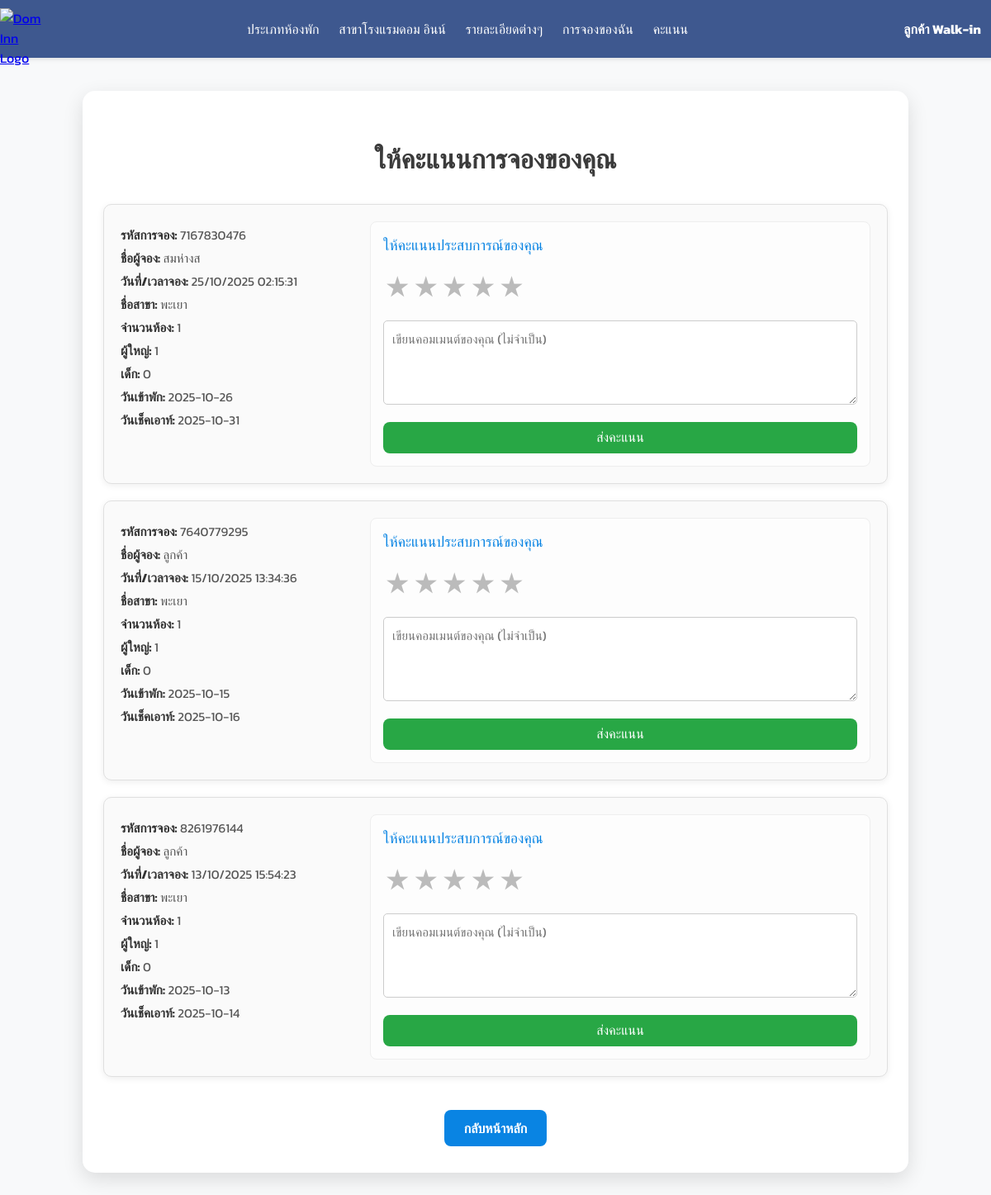
The page /PHP/score.php (signed in) on the database its author committed.
### tables this page shows
CREATE TABLE `reservation` (
  `Reservation_Id` varchar(10) NOT NULL,
  `Guest_name` varchar(100) DEFAULT NULL,
  `Number_of_rooms` int(2) DEFAULT NULL,
  `Booking_time` datetime DEFAULT NULL,
  `Number_of_adults` int(1) DEFAULT NULL,
  `Number_of_children` int(1) DEFAULT NULL,
  `Booking_date` date DEFAULT NULL,
  `Check_out_date` date DEFAULT NULL,
  `Email_Admin` varchar(30) DEFAULT NULL,
  `Province_Id` varchar(2) DEFAULT NULL,
  `Email_member` varchar(30) DEFAULT NULL,
  `Booking_status_Id` varchar(5) DEFAULT NULL,
  `stars` decimal(2,1) DEFAULT NULL,
  `comment` text DEFAULT NULL,
  `Receipt_Id` int(10) DEFAULT NULL,
  `Total_price` int(100) NOT NULL,
  `rating_timestamp` datetime DEFAULT NULL
);

CREATE TABLE `province` (
  `Province_Id` varchar(2) NOT NULL,
  `Province_name` varchar(50) DEFAULT NULL,
  `Region_Id` varchar(2) DEFAULT NULL,
  `Address` varchar(255) NOT NULL,
  `Phone` varchar(20) NOT NULL
);

### PHP/score.php (the view, shortened to what this page needs)
<?php
include 'db.php';
$email_member = $_SESSION['email'];
$sql = "SELECT r.Reservation_Id, r.Guest_name, r.Booking_time, r.Number_of_rooms,
               r.Number_of_adults, r.Number_of_children,
               r.Booking_date, r.Check_out_date, r.Booking_status_Id,
               b.Booking_status_name,
               p.Province_name,
               r.stars,
               r.comment,
               r.rating_timestamp    /* *** เพิ่ม: ดึงคอลัมน์ rating_timestamp *** */
        FROM reservation r
        LEFT JOIN booking_status b ON r.Booking_status_Id = b.Booking_status_Id
        LEFT JOIN province p ON r.Province_Id = p.Province_Id
        WHERE r.Email_member = ?
        ORDER BY r.Check_out_date DESC, r.Booking_date DESC";
$stmt = $conn->prepare($sql);
$stmt->bind_param('s', $email_member);
$stmt->execute();
$result = $stmt->get_result();
$bookings = [];
while ($row = $result->fetch_assoc()) {
  $bookings[] = $row;
}
$status_id_completed = 7;
$First_name = $_SESSION['First_name'] ?? '';
$Last_name = $_SESSION['Last_name'] ?? '';
$full_name = trim($First_name . ' ' . $Last_name);
?>
<!DOCTYPE html>
<html lang="th">
<head>
  <link rel="stylesheet" href="../CSS/css/ino.css" />
  <link rel="stylesheet" href="https://cdnjs.cloudflare.com/ajax/libs/font-awesome/6.0.0-beta3/css/all.min.css"
 />
</head>
<body>
    <header>
      <section class="logo">
        <a href="./home.php">
          <img src="../src/images/4.png" width="50" height="50" alt="Dom Inn Logo" />
        </a>
      </section>
      <nav>
        <a href="./type.php">ประเภทห้องพัก</a>
        <a href="./branch.php">สาขาโรงแรมดอม อินน์</a>
        <a href="./details.php">รายละเอียดต่างๆ</a>
        <a href="./booking_status_pending.php">การจองของฉัน</a>
        <a href="./score.php">คะแนน</a>
      </nav>
          <?php if ($full_name && $full_name !== ' '): ?>
      <div class="user-display">
        <a href="profile.php" class="profile-link"><?= htmlspecialchars($full_name) ?></a>
      </div>
    <?php endif; ?>
    </header>
  <div class="container">
    <h2>ให้คะแนนการจองของคุณ</h2>
    <?php if (count($bookings) === 0): ?>
      <div class="no-booking">ไม่มีรายการจองในขณะนี้</div>
    <?php else: ?>
      <?php foreach ($bookings as $b): ?>
        <div class="booking-card">
          <div class="booking-info">
            <p><strong>รหัสการจอง:</strong> <?= htmlspecialchars($b['Reservation_Id']) ?></p>
            <p><strong>ชื่อผู้จอง:</strong> <?= htmlspecialchars($b['Guest_name']) ?></p>
            <p><strong>วันที่/เวลาจอง:</strong> <?= htmlspecialchars(date('d/m/Y H:i:s', strtotime($b['Booking_time']))) ?></p>
            <p><strong>ชื่อสาขา:</strong> <?= htmlspecialchars($b['Province_name'] ?? 'ไม่ระบุ') ?></p>
            <p><strong>จำนวนห้อง:</strong> <?= htmlspecialchars($b['Number_of_rooms']) ?></p>
            <p><strong>ผู้ใหญ่:</strong> <?= htmlspecialchars($b['Number_of_adults']) ?></p>
            <p><strong>เด็ก:</strong> <?= htmlspecialchars($b['Number_of_children']) ?></p>
            <p><strong>วันเข้าพัก:</strong> <?= htmlspecialchars($b['Booking_date']) ?></p>
            <p><strong>วันเช็คเอาท์:</strong> <?= htmlspecialchars($b['Check_out_date']) ?></p>
          </div>
          <div class="rating-section">
            <?php
            if ($b['Booking_status_Id'] == $status_id_completed && $b['stars'] === NULL):
            ?>
              <h4>ให้คะแนนประสบการณ์ของคุณ</h4>
              <form action="process_rating.php" method="POST">
                <div class="star-rating">
                  <input type="radio" id="star5-<?= $b['Reservation_Id'] ?>" name="stars" value="5" required /><label for="star5-<?= $b['Reservation_Id'] ?>">★</label>
                  <input type="radio" id="star4-<?= $b['Reservation_Id'] ?>" name="stars" value="4" /><label for="star4-<?= $b['Reservation_Id'] ?>">★</label>
                  <input type="radio" id="star3-<?= $b['Reservation_Id'] ?>" name="stars" value="3" /><label for="star3-<?= $b['Reservation_Id'] ?>">★</label>
                  <input type="radio" id="star2-<?= $b['Reservation_Id'] ?>" name="stars" value="2" /><label for="star2-<?= $b['Reservation_Id'] ?>">★</label>
                  <input type="radio" id="star1-<?= $b['Reservation_Id'] ?>" name="stars" value="1" /><label for="star1-<?= $b['Reservation_Id'] ?>">★</label>
                </div>
                <div class="rating-comment">
                  <textarea name="comment" placeholder="เขียนคอมเมนต์ของคุณ (ไม่จำเป็น)" rows="3"></textarea>
                </div>
                <button type="submit" class="submit-btn">ส่งคะแนน</button>
              </form>
            <?php
            endif; ?>
          </div>
        </div>
      <?php endforeach; ?>
    <?php endif; ?>
    <div style="text-align:center;">
      <a href="home.php" class="back-btn">กลับหน้าหลัก</a>
    </div>
  </div>
</body>
</html>

### CSS/css/ino.css (style rules this page uses)
body { font-family: Arial, sans-serif; margin: 0; padding: 0; }
header { display: flex; justify-content: space-between; align-items: center; background: #3e588f; padding: 10px 20px; }
nav a { margin: 0 10px; text-decoration: none; color: white; }
.user-display { color: white; font-weight: bold; font-size: 16px; }
.logo { max-width: 50px; height: 50px; }

### PHP/score.php (style rules this page uses)
body { font-family: 'Kanit', sans-serif; background: #f8f9fa; margin: 0; padding: 0; min-height: 100vh; display: flex; flex-direction: column; align-items: center; }
header { width: 100%; box-shadow: 0 2px 5px rgba(0,0,0,0.1); z-index: 100; position: sticky; top: 0; }
.container { max-width: 1000px; margin: 40px auto; background: #fff; border-radius: 15px; box-shadow: 0 8px 24px rgba(0, 0, 0, 0.12); padding: 32px 25px; width: 95%; box-sizing: border-box; }
h2 { text-align: center; color: #3b3b3b; margin-bottom: 30px; font-size: 2rem; font-weight: 700; }
.booking-card { background: #fafafa; border-radius: 10px; box-shadow: 0 2px 8px rgba(0, 0, 0, 0.07); margin-bottom: 20px; padding: 20px; display: flex; flex-wrap: wrap; gap: 15px; align-items: flex-start; border: 1px solid #e0e0e0; }
.booking-info { flex: 1; min-width: 200px; font-size: 0.95rem; color: #555; }
.booking-info p { margin: 5px 0; }
.booking-info strong { color: #333; }
.rating-section { flex: 2; min-width: 300px; background: #fdfdfd; padding: 15px; border-radius: 8px; border: 1px solid #eee; }
.rating-section h4 { margin-top: 0; color: #0984e3; font-weight: 500; font-size: 1.1rem; margin-bottom: 10px; }
.star-rating { display: inline-flex; flex-direction: row-reverse; justify-content: center; margin-bottom: 15px; user-select: none; }
.star-rating label { font-size: 2.2em; color: #bbb; cursor: pointer; padding: 0 3px; transition: color 0.2s ease-in-out; }
.rating-comment textarea { width: calc(100% - 22px); padding: 10px; border: 1px solid #ccc; border-radius: 5px; min-height: 80px; font-family: 'Kanit', sans-serif; font-size: 0.95rem; resize: vertical; margin-bottom: 15px; }
.submit-btn { display: block; width: 100%; padding: 10px 15px; background: #28a745; color: #fff; border: none; border-radius: 8px; font-weight: 500; cursor: pointer; font-size: 1rem; transition: background 0.3s ease; }
.back-btn { display: inline-block; padding: 10px 24px; background: #0984e3; color: #fff; border-radius: 8px; text-decoration: none; font-weight: 600; transition: 0.3s; margin-top: 20px; }
.profile-link, .profile-link:visited { text-decoration: none; color: #ffffff; padding: 8px 12px; border-radius: 5px; transition: background-color 0.3s ease; }

### rows shown on the page
reservation: Reservation_Id "7167830476", Guest_name "สมห่างส", Booking_time "25/10/2025 02:15:31", Province_Id.Province_name "พะเยา", Number_of_rooms "1", Number_of_adults "1", Number_of_children "0", Booking_date "2025-10-26", Check_out_date "2025-10-31"
reservation: Reservation_Id "7640779295", Guest_name "ลูกค้า", Booking_time "15/10/2025 13:34:36", Province_Id.Province_name "พะเยา", Number_of_rooms "1", Number_of_adults "1", Number_of_children "0", Booking_date "2025-10-15", Check_out_date "2025-10-16"
reservation: Reservation_Id "8261976144", Guest_name "ลูกค้า", Booking_time "13/10/2025 15:54:23", Province_Id.Province_name "พะเยา", Number_of_rooms "1", Number_of_adults "1", Number_of_children "0", Booking_date "2025-10-13", Check_out_date "2025-10-14"

### other values the page prints
$full_name "ลูกค้า Walk-in"
